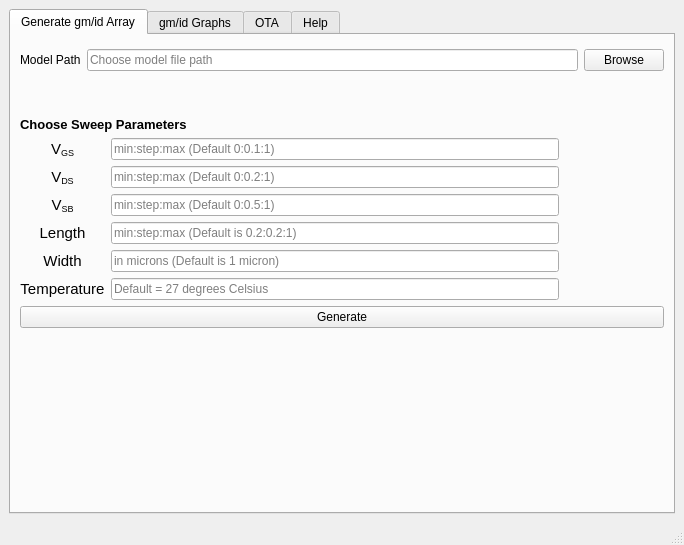
<?xml version="1.0" encoding="UTF-8"?>
<ui version="4.0">
 <class>main_window</class>
 <widget class="QMainWindow" name="main_window">
  <property name="geometry">
   <rect>
    <x>0</x>
    <y>0</y>
    <width>633</width>
    <height>545</height>
   </rect>
  </property>
  <property name="windowTitle">
   <string>Analog Designer Toolbox</string>
  </property>
  <property name="styleSheet">
   <string notr="true"/>
  </property>
  <widget class="QWidget" name="centralwidget">
   <layout class="QVBoxLayout" name="verticalLayout_2">
    <item>
     <layout class="QHBoxLayout" name="horizontalLayout">
      <item>
       <widget class="QTabWidget" name="mainTabWidget">
        <property name="currentIndex">
         <number>0</number>
        </property>
        <widget class="QWidget" name="generateGmIdCharts">
         <attribute name="title">
          <string>Generate gm/id Array</string>
         </attribute>
         <layout class="QGridLayout" name="gridLayout_2">
          <item row="1" column="0">
           <widget class="QPushButton" name="generatepushButton">
            <property name="text">
             <string>Generate</string>
            </property>
           </widget>
          </item>
          <item row="0" column="0">
           <layout class="QVBoxLayout" name="verticalLayout">
            <property name="spacing">
             <number>6</number>
            </property>
            <property name="sizeConstraint">
             <enum>QLayout::SetDefaultConstraint</enum>
            </property>
            <property name="topMargin">
             <number>5</number>
            </property>
            <property name="bottomMargin">
             <number>0</number>
            </property>
            <item>
             <layout class="QGridLayout" name="gridLayout_3">
              <property name="verticalSpacing">
               <number>6</number>
              </property>
              <item row="0" column="0">
               <widget class="QLabel" name="model_path_label">
                <property name="text">
                 <string>Model Path</string>
                </property>
               </widget>
              </item>
              <item row="0" column="2">
               <widget class="QPushButton" name="browseModelbutton">
                <property name="text">
                 <string>Browse</string>
                </property>
               </widget>
              </item>
              <item row="0" column="1">
               <widget class="QLineEdit" name="modelPathLineEdit">
                <property name="enabled">
                 <bool>true</bool>
                </property>
                <property name="placeholderText">
                 <string>Choose model file path</string>
                </property>
                <property name="clearButtonEnabled">
                 <bool>false</bool>
                </property>
               </widget>
              </item>
             </layout>
            </item>
            <item>
             <spacer name="verticalSpacer">
              <property name="orientation">
               <enum>Qt::Vertical</enum>
              </property>
              <property name="sizeHint" stdset="0">
               <size>
                <width>20</width>
                <height>40</height>
               </size>
              </property>
             </spacer>
            </item>
            <item alignment="Qt::AlignVCenter">
             <widget class="QLabel" name="label">
              <property name="sizePolicy">
               <sizepolicy hsizetype="Preferred" vsizetype="Preferred">
                <horstretch>0</horstretch>
                <verstretch>0</verstretch>
               </sizepolicy>
              </property>
              <property name="sizeIncrement">
               <size>
                <width>0</width>
                <height>0</height>
               </size>
              </property>
              <property name="baseSize">
               <size>
                <width>0</width>
                <height>0</height>
               </size>
              </property>
              <property name="font">
               <font>
                <pointsize>10</pointsize>
                <weight>75</weight>
                <bold>true</bold>
               </font>
              </property>
              <property name="frameShadow">
               <enum>QFrame::Plain</enum>
              </property>
              <property name="text">
               <string>Choose Sweep Parameters</string>
              </property>
              <property name="scaledContents">
               <bool>false</bool>
              </property>
              <property name="alignment">
               <set>Qt::AlignLeading|Qt::AlignLeft|Qt::AlignVCenter</set>
              </property>
              <property name="indent">
               <number>-1</number>
              </property>
              <property name="buddy">
               <cstring></cstring>
              </property>
             </widget>
            </item>
            <item>
             <layout class="QGridLayout" name="gridLayout_4">
              <property name="bottomMargin">
               <number>0</number>
              </property>
              <item row="3" column="0">
               <widget class="QLabel" name="label_6">
                <property name="text">
                 <string>&lt;html&gt;&lt;head/&gt;&lt;body&gt;&lt;p&gt;&lt;span style=&quot; font-size:11pt;&quot;&gt;Length&lt;/span&gt;&lt;/p&gt;&lt;/body&gt;&lt;/html&gt;</string>
                </property>
                <property name="alignment">
                 <set>Qt::AlignCenter</set>
                </property>
               </widget>
              </item>
              <item row="2" column="1">
               <widget class="QLineEdit" name="generateVBSlineEdit">
                <property name="sizePolicy">
                 <sizepolicy hsizetype="Preferred" vsizetype="Preferred">
                  <horstretch>0</horstretch>
                  <verstretch>0</verstretch>
                 </sizepolicy>
                </property>
                <property name="placeholderText">
                 <string>min:step:max (Default 0:0.5:1)</string>
                </property>
               </widget>
              </item>
              <item row="5" column="1">
               <widget class="QLineEdit" name="temp_lineEdit">
                <property name="placeholderText">
                 <string>Default = 27 degrees Celsius</string>
                </property>
               </widget>
              </item>
              <item row="1" column="1">
               <widget class="QLineEdit" name="generateVDSlineEdit">
                <property name="sizePolicy">
                 <sizepolicy hsizetype="Preferred" vsizetype="Preferred">
                  <horstretch>0</horstretch>
                  <verstretch>0</verstretch>
                 </sizepolicy>
                </property>
                <property name="placeholderText">
                 <string>min:step:max (Default 0:0.2:1)</string>
                </property>
               </widget>
              </item>
              <item row="5" column="0">
               <widget class="QLabel" name="temp_label">
                <property name="text">
                 <string>&lt;html&gt;&lt;head/&gt;&lt;body&gt;&lt;p&gt;&lt;span style=&quot; font-size:11pt;&quot;&gt;Temperature&lt;/span&gt;&lt;/p&gt;&lt;/body&gt;&lt;/html&gt;</string>
                </property>
                <property name="alignment">
                 <set>Qt::AlignCenter</set>
                </property>
               </widget>
              </item>
              <item row="1" column="0">
               <widget class="QLabel" name="label_3">
                <property name="text">
                 <string>&lt;html&gt;&lt;head/&gt;&lt;body&gt;&lt;p&gt;&lt;span style=&quot; font-size:11pt;&quot;&gt;V&lt;/span&gt;&lt;span style=&quot; font-size:11pt; vertical-align:sub;&quot;&gt;DS&lt;/span&gt;&lt;/p&gt;&lt;/body&gt;&lt;/html&gt;</string>
                </property>
                <property name="alignment">
                 <set>Qt::AlignCenter</set>
                </property>
               </widget>
              </item>
              <item row="0" column="0">
               <widget class="QLabel" name="label_2">
                <property name="text">
                 <string>&lt;html&gt;&lt;head/&gt;&lt;body&gt;&lt;p&gt;&lt;span style=&quot; font-size:11pt;&quot;&gt;V&lt;/span&gt;&lt;span style=&quot; font-size:11pt; vertical-align:sub;&quot;&gt;GS&lt;/span&gt;&lt;/p&gt;&lt;/body&gt;&lt;/html&gt;</string>
                </property>
                <property name="alignment">
                 <set>Qt::AlignCenter</set>
                </property>
               </widget>
              </item>
              <item row="0" column="1">
               <widget class="QLineEdit" name="generateVGSLineEdit">
                <property name="sizePolicy">
                 <sizepolicy hsizetype="Preferred" vsizetype="Preferred">
                  <horstretch>0</horstretch>
                  <verstretch>0</verstretch>
                 </sizepolicy>
                </property>
                <property name="placeholderText">
                 <string>min:step:max (Default 0:0.1:1)</string>
                </property>
               </widget>
              </item>
              <item row="0" column="3">
               <spacer name="horizontalSpacer">
                <property name="orientation">
                 <enum>Qt::Horizontal</enum>
                </property>
                <property name="sizeType">
                 <enum>QSizePolicy::Preferred</enum>
                </property>
                <property name="sizeHint" stdset="0">
                 <size>
                  <width>105</width>
                  <height>20</height>
                 </size>
                </property>
               </spacer>
              </item>
              <item row="2" column="0">
               <widget class="QLabel" name="label_4">
                <property name="text">
                 <string>&lt;html&gt;&lt;head/&gt;&lt;body&gt;&lt;p&gt;&lt;span style=&quot; font-size:11pt;&quot;&gt;V&lt;/span&gt;&lt;span style=&quot; font-size:11pt; vertical-align:sub;&quot;&gt;SB&lt;/span&gt;&lt;/p&gt;&lt;/body&gt;&lt;/html&gt;</string>
                </property>
                <property name="alignment">
                 <set>Qt::AlignCenter</set>
                </property>
               </widget>
              </item>
              <item row="3" column="1">
               <widget class="QLineEdit" name="generateLlineEdit">
                <property name="placeholderText">
                 <string>min:step:max (Default is 0.2:0.2:1)</string>
                </property>
               </widget>
              </item>
              <item row="4" column="1">
               <widget class="QLineEdit" name="Width_lineEdit">
                <property name="placeholderText">
                 <string>in microns (Default is 1 micron)</string>
                </property>
               </widget>
              </item>
              <item row="4" column="0">
               <widget class="QLabel" name="width_label">
                <property name="text">
                 <string>&lt;html&gt;&lt;head/&gt;&lt;body&gt;&lt;p&gt;&lt;span style=&quot; font-size:11pt;&quot;&gt;Width&lt;/span&gt;&lt;/p&gt;&lt;/body&gt;&lt;/html&gt;</string>
                </property>
                <property name="alignment">
                 <set>Qt::AlignCenter</set>
                </property>
               </widget>
              </item>
             </layout>
            </item>
            <item>
             <layout class="QGridLayout" name="gridLayout_12"/>
            </item>
           </layout>
          </item>
          <item row="2" column="0">
           <spacer name="verticalSpacer_8">
            <property name="orientation">
             <enum>Qt::Vertical</enum>
            </property>
            <property name="sizeHint" stdset="0">
             <size>
              <width>20</width>
              <height>40</height>
             </size>
            </property>
           </spacer>
          </item>
         </layout>
        </widget>
        <widget class="QWidget" name="gmid_graphs">
         <attribute name="title">
          <string>gm/id Graphs</string>
         </attribute>
         <layout class="QVBoxLayout" name="verticalLayout_5">
          <item>
           <layout class="QVBoxLayout" name="verticalLayout_4">
            <item>
             <widget class="QLabel" name="label_5">
              <property name="text">
               <string>Insert the paths of generated NMOS, PMOS and the model file in addition to the desired values of Length, VDS and VSB to plot at:</string>
              </property>
              <property name="wordWrap">
               <bool>true</bool>
              </property>
             </widget>
            </item>
            <item>
             <widget class="QLabel" name="label_8">
              <property name="text">
               <string>Notes:</string>
              </property>
             </widget>
            </item>
            <item>
             <widget class="QLabel" name="label_9">
              <property name="text">
               <string>1) The VGS range used is the one used to generate the gm/id charts.</string>
              </property>
             </widget>
            </item>
            <item>
             <widget class="QLabel" name="label_10">
              <property name="text">
               <string>2) If any of the given values is out of the range of the used ranges to generate the gm/id charts, the minimum and maximum allowed values will be used as a start and end points, respectively, of the desired range.</string>
              </property>
              <property name="wordWrap">
               <bool>true</bool>
              </property>
             </widget>
            </item>
            <item>
             <spacer name="verticalSpacer_4">
              <property name="orientation">
               <enum>Qt::Vertical</enum>
              </property>
              <property name="sizeHint" stdset="0">
               <size>
                <width>20</width>
                <height>40</height>
               </size>
              </property>
             </spacer>
            </item>
            <item>
             <layout class="QHBoxLayout" name="horizontalLayout_7">
              <item>
               <widget class="QLabel" name="nmos_data_label">
                <property name="text">
                 <string>NMOS Data File Path:</string>
                </property>
               </widget>
              </item>
              <item>
               <spacer name="horizontalSpacer_10">
                <property name="orientation">
                 <enum>Qt::Horizontal</enum>
                </property>
                <property name="sizeType">
                 <enum>QSizePolicy::Preferred</enum>
                </property>
                <property name="sizeHint" stdset="0">
                 <size>
                  <width>40</width>
                  <height>20</height>
                 </size>
                </property>
               </spacer>
              </item>
              <item>
               <widget class="QLineEdit" name="nmos_data_lineEdit"/>
              </item>
              <item>
               <spacer name="horizontalSpacer_13">
                <property name="orientation">
                 <enum>Qt::Horizontal</enum>
                </property>
                <property name="sizeType">
                 <enum>QSizePolicy::Preferred</enum>
                </property>
                <property name="sizeHint" stdset="0">
                 <size>
                  <width>40</width>
                  <height>20</height>
                 </size>
                </property>
               </spacer>
              </item>
              <item>
               <widget class="QPushButton" name="nmos_data_browse_button">
                <property name="text">
                 <string>Browse</string>
                </property>
               </widget>
              </item>
              <item>
               <spacer name="horizontalSpacer_16">
                <property name="orientation">
                 <enum>Qt::Horizontal</enum>
                </property>
                <property name="sizeType">
                 <enum>QSizePolicy::Preferred</enum>
                </property>
                <property name="sizeHint" stdset="0">
                 <size>
                  <width>40</width>
                  <height>20</height>
                 </size>
                </property>
               </spacer>
              </item>
             </layout>
            </item>
            <item>
             <layout class="QHBoxLayout" name="horizontalLayout_8">
              <item>
               <widget class="QLabel" name="pmos_data_label">
                <property name="text">
                 <string>PMOS Data File Path:</string>
                </property>
               </widget>
              </item>
              <item>
               <spacer name="horizontalSpacer_11">
                <property name="orientation">
                 <enum>Qt::Horizontal</enum>
                </property>
                <property name="sizeType">
                 <enum>QSizePolicy::Preferred</enum>
                </property>
                <property name="sizeHint" stdset="0">
                 <size>
                  <width>40</width>
                  <height>20</height>
                 </size>
                </property>
               </spacer>
              </item>
              <item>
               <widget class="QLineEdit" name="pmos_data_lineEdit"/>
              </item>
              <item>
               <spacer name="horizontalSpacer_14">
                <property name="orientation">
                 <enum>Qt::Horizontal</enum>
                </property>
                <property name="sizeType">
                 <enum>QSizePolicy::Preferred</enum>
                </property>
                <property name="sizeHint" stdset="0">
                 <size>
                  <width>40</width>
                  <height>20</height>
                 </size>
                </property>
               </spacer>
              </item>
              <item>
               <widget class="QPushButton" name="pmos_data_browse_button">
                <property name="text">
                 <string>Browse</string>
                </property>
               </widget>
              </item>
              <item>
               <spacer name="horizontalSpacer_17">
                <property name="orientation">
                 <enum>Qt::Horizontal</enum>
                </property>
                <property name="sizeType">
                 <enum>QSizePolicy::Preferred</enum>
                </property>
                <property name="sizeHint" stdset="0">
                 <size>
                  <width>40</width>
                  <height>20</height>
                 </size>
                </property>
               </spacer>
              </item>
             </layout>
            </item>
            <item>
             <spacer name="verticalSpacer_6">
              <property name="orientation">
               <enum>Qt::Vertical</enum>
              </property>
              <property name="sizeHint" stdset="0">
               <size>
                <width>20</width>
                <height>40</height>
               </size>
              </property>
             </spacer>
            </item>
            <item>
             <layout class="QHBoxLayout" name="horizontalLayout_3">
              <item>
               <widget class="QLabel" name="Lengt_range_label">
                <property name="text">
                 <string>Length Range:</string>
                </property>
               </widget>
              </item>
              <item>
               <widget class="QLineEdit" name="length_range_lineEdit">
                <property name="placeholderText">
                 <string>min:step:max or value1 value2 value3, etc... (Default is minimum used length in the generated charts)</string>
                </property>
               </widget>
              </item>
              <item>
               <spacer name="horizontalSpacer_6">
                <property name="orientation">
                 <enum>Qt::Horizontal</enum>
                </property>
                <property name="sizeType">
                 <enum>QSizePolicy::Preferred</enum>
                </property>
                <property name="sizeHint" stdset="0">
                 <size>
                  <width>40</width>
                  <height>20</height>
                 </size>
                </property>
               </spacer>
              </item>
             </layout>
            </item>
            <item>
             <layout class="QHBoxLayout" name="horizontalLayout_4">
              <item>
               <widget class="QLabel" name="VDS_range_label">
                <property name="text">
                 <string>VDS Range:</string>
                </property>
               </widget>
              </item>
              <item>
               <spacer name="horizontalSpacer_2">
                <property name="orientation">
                 <enum>Qt::Horizontal</enum>
                </property>
                <property name="sizeType">
                 <enum>QSizePolicy::Preferred</enum>
                </property>
                <property name="sizeHint" stdset="0">
                 <size>
                  <width>14</width>
                  <height>20</height>
                 </size>
                </property>
               </spacer>
              </item>
              <item>
               <widget class="QLineEdit" name="VDS_range_lineEdit">
                <property name="placeholderText">
                 <string>min:step:max or value1 value2 value3, etc... (Default is VDSmax/2)</string>
                </property>
               </widget>
              </item>
              <item>
               <spacer name="horizontalSpacer_7">
                <property name="orientation">
                 <enum>Qt::Horizontal</enum>
                </property>
                <property name="sizeType">
                 <enum>QSizePolicy::Preferred</enum>
                </property>
                <property name="sizeHint" stdset="0">
                 <size>
                  <width>40</width>
                  <height>20</height>
                 </size>
                </property>
               </spacer>
              </item>
             </layout>
            </item>
            <item>
             <layout class="QHBoxLayout" name="horizontalLayout_5">
              <item>
               <widget class="QLabel" name="VSB_range_label">
                <property name="text">
                 <string>VSB Range:</string>
                </property>
               </widget>
              </item>
              <item>
               <spacer name="horizontalSpacer_5">
                <property name="orientation">
                 <enum>Qt::Horizontal</enum>
                </property>
                <property name="sizeType">
                 <enum>QSizePolicy::Preferred</enum>
                </property>
                <property name="sizeHint" stdset="0">
                 <size>
                  <width>14</width>
                  <height>20</height>
                 </size>
                </property>
               </spacer>
              </item>
              <item>
               <widget class="QLineEdit" name="VSB_range_lineEdit">
                <property name="placeholderText">
                 <string>min:step:max or value1 value2 value3, etc... (Default is VSB = 0)</string>
                </property>
               </widget>
              </item>
              <item>
               <spacer name="horizontalSpacer_8">
                <property name="orientation">
                 <enum>Qt::Horizontal</enum>
                </property>
                <property name="sizeType">
                 <enum>QSizePolicy::Preferred</enum>
                </property>
                <property name="sizeHint" stdset="0">
                 <size>
                  <width>40</width>
                  <height>20</height>
                 </size>
                </property>
               </spacer>
              </item>
             </layout>
            </item>
            <item>
             <spacer name="verticalSpacer_5">
              <property name="orientation">
               <enum>Qt::Vertical</enum>
              </property>
              <property name="sizeHint" stdset="0">
               <size>
                <width>20</width>
                <height>40</height>
               </size>
              </property>
             </spacer>
            </item>
            <item>
             <widget class="QPushButton" name="Launch_graph_window_button">
              <property name="text">
               <string>Launch Graph Window</string>
              </property>
             </widget>
            </item>
           </layout>
          </item>
         </layout>
        </widget>
        <widget class="QWidget" name="ota_tab">
         <property name="sizePolicy">
          <sizepolicy hsizetype="Preferred" vsizetype="Preferred">
           <horstretch>0</horstretch>
           <verstretch>0</verstretch>
          </sizepolicy>
         </property>
         <attribute name="title">
          <string>OTA</string>
         </attribute>
         <layout class="QGridLayout" name="gridLayout">
          <item row="0" column="0">
           <layout class="QVBoxLayout" name="verticalLayout_3">
            <item>
             <widget class="QLabel" name="label_17">
              <property name="font">
               <font>
                <pointsize>18</pointsize>
                <weight>75</weight>
                <bold>true</bold>
               </font>
              </property>
              <property name="text">
               <string>Select OTA Topolpgy</string>
              </property>
              <property name="alignment">
               <set>Qt::AlignCenter</set>
              </property>
             </widget>
            </item>
            <item>
             <spacer name="verticalSpacer_3">
              <property name="orientation">
               <enum>Qt::Vertical</enum>
              </property>
              <property name="sizeHint" stdset="0">
               <size>
                <width>20</width>
                <height>40</height>
               </size>
              </property>
             </spacer>
            </item>
            <item>
             <layout class="QHBoxLayout" name="horizontalLayout_2">
              <item>
               <widget class="QPushButton" name="pushButton">
                <property name="text">
                 <string>Differential Input Differential Output</string>
                </property>
               </widget>
              </item>
              <item>
               <widget class="QPushButton" name="pushButton_2">
                <property name="text">
                 <string>Differential Input Single Ended Output</string>
                </property>
               </widget>
              </item>
              <item>
               <widget class="QPushButton" name="pushButton_3">
                <property name="text">
                 <string>Single Ended Input Single Ended Output</string>
                </property>
               </widget>
              </item>
             </layout>
            </item>
           </layout>
          </item>
          <item row="1" column="0">
           <spacer name="verticalSpacer_2">
            <property name="orientation">
             <enum>Qt::Vertical</enum>
            </property>
            <property name="sizeHint" stdset="0">
             <size>
              <width>20</width>
              <height>40</height>
             </size>
            </property>
           </spacer>
          </item>
         </layout>
        </widget>
        <widget class="QWidget" name="tab">
         <attribute name="title">
          <string>Help</string>
         </attribute>
         <layout class="QGridLayout" name="gridLayout_6">
          <item row="0" column="0">
           <layout class="QGridLayout" name="gridLayout_5">
            <item row="1" column="0">
             <widget class="QLabel" name="label_11">
              <property name="text">
               <string>In the 'Generate gm/id Array' tab, if you are not to use the default values set make sure to have the input as follows:</string>
              </property>
              <property name="alignment">
               <set>Qt::AlignLeading|Qt::AlignLeft|Qt::AlignTop</set>
              </property>
             </widget>
            </item>
            <item row="2" column="0">
             <widget class="QLabel" name="label_12">
              <property name="text">
               <string>start:step:stop (eg: 0:0.1:1)</string>
              </property>
              <property name="alignment">
               <set>Qt::AlignLeading|Qt::AlignLeft|Qt::AlignTop</set>
              </property>
             </widget>
            </item>
            <item row="0" column="0">
             <widget class="QLabel" name="label_7">
              <property name="text">
               <string>Make sure to have all the paths given to the tool before launching any analysis, a missing path will prevent launching the tool and raise a 'MISSING PATH' error.</string>
              </property>
              <property name="alignment">
               <set>Qt::AlignLeading|Qt::AlignLeft|Qt::AlignTop</set>
              </property>
              <property name="wordWrap">
               <bool>true</bool>
              </property>
             </widget>
            </item>
            <item row="5" column="0">
             <widget class="QLabel" name="label_15">
              <property name="text">
               <string>start:step:stop (eg: 1p:1p:10p, Note that the values of units are passed (eg: pico, femto, nano, etc...)) OR value1 value2 value3 (eg: 1p 3p 5p 8p, Note that the use of dicrete values are separated by white spaces)</string>
              </property>
              <property name="alignment">
               <set>Qt::AlignLeading|Qt::AlignLeft|Qt::AlignTop</set>
              </property>
              <property name="wordWrap">
               <bool>true</bool>
              </property>
             </widget>
            </item>
            <item row="7" column="0">
             <spacer name="verticalSpacer_7">
              <property name="orientation">
               <enum>Qt::Vertical</enum>
              </property>
              <property name="sizeHint" stdset="0">
               <size>
                <width>20</width>
                <height>40</height>
               </size>
              </property>
             </spacer>
            </item>
            <item row="4" column="0">
             <widget class="QLabel" name="label_14">
              <property name="text">
               <string>For the capacitive load values in the OTA tab in any of the topologies, the input format is as follows:</string>
              </property>
              <property name="alignment">
               <set>Qt::AlignLeading|Qt::AlignLeft|Qt::AlignTop</set>
              </property>
             </widget>
            </item>
            <item row="3" column="0">
             <widget class="QLabel" name="label_13">
              <property name="text">
               <string>HINT: Make sure not to add any letters or white spaces between the parameters otherwise an error will be raised.</string>
              </property>
              <property name="alignment">
               <set>Qt::AlignLeading|Qt::AlignLeft|Qt::AlignTop</set>
              </property>
             </widget>
            </item>
            <item row="6" column="0">
             <widget class="QLabel" name="label_16">
              <property name="text">
               <string>Any required range must be given in the format start:step:stop</string>
              </property>
             </widget>
            </item>
           </layout>
          </item>
         </layout>
        </widget>
       </widget>
      </item>
     </layout>
    </item>
   </layout>
  </widget>
  <widget class="QMenuBar" name="menubar">
   <property name="geometry">
    <rect>
     <x>0</x>
     <y>0</y>
     <width>633</width>
     <height>21</height>
    </rect>
   </property>
  </widget>
  <widget class="QStatusBar" name="statusbar"/>
 </widget>
 <tabstops>
  <tabstop>modelPathLineEdit</tabstop>
  <tabstop>browseModelbutton</tabstop>
  <tabstop>generateVGSLineEdit</tabstop>
  <tabstop>generateVDSlineEdit</tabstop>
  <tabstop>generateVBSlineEdit</tabstop>
  <tabstop>generateLlineEdit</tabstop>
  <tabstop>Width_lineEdit</tabstop>
  <tabstop>temp_lineEdit</tabstop>
  <tabstop>generatepushButton</tabstop>
  <tabstop>mainTabWidget</tabstop>
  <tabstop>nmos_data_lineEdit</tabstop>
  <tabstop>nmos_data_browse_button</tabstop>
  <tabstop>pmos_data_lineEdit</tabstop>
  <tabstop>pmos_data_browse_button</tabstop>
  <tabstop>length_range_lineEdit</tabstop>
  <tabstop>VDS_range_lineEdit</tabstop>
  <tabstop>VSB_range_lineEdit</tabstop>
  <tabstop>Launch_graph_window_button</tabstop>
  <tabstop>pushButton</tabstop>
  <tabstop>pushButton_2</tabstop>
  <tabstop>pushButton_3</tabstop>
 </tabstops>
 <resources/>
 <connections/>
</ui>
